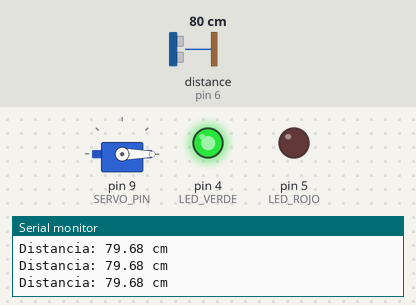
The sketch below on a simulated Arduino Uno, built with avr-gcc and run on an emulated ATmega328P. On the bench: servo, output pins drawn as LEDs (lit = HIGH), the last lines printed to the serial monitor. Wiring (inferred from the names in the program): ultrasonic range finder: trigger pin 7; echo pin 6. The inputs (shaded band) are chosen by the test bench; at power-on: distance to the obstacle (sensor on pin 6) 80 cm. The echo pulse lasts 58.3 µs per cm; pins used as bus, display or sensor lines are not drawn.

Above: at 1.2 s.
1.3 s: distance to the obstacle (sensor on pin 6) set to 23 cm
2.8 s: distance to the obstacle (sensor on pin 6) set to 18 cm
At 4.1 s:
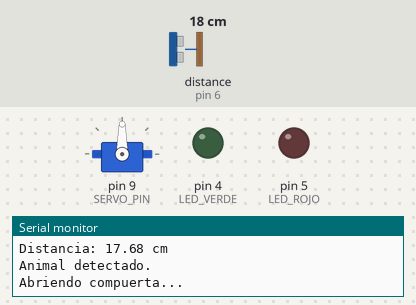
At 6.4 s:
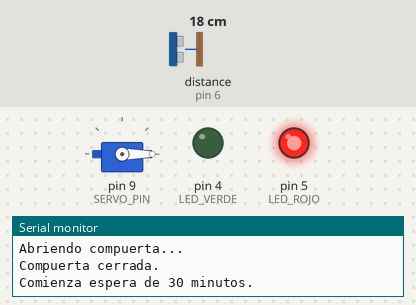
Timing chart, 0 to 7.9 s (numbered marks = the images above; inputs shaded):
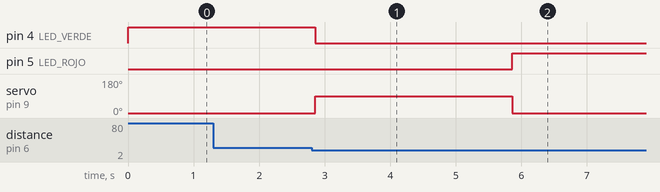

The sketch:

main.ino
```cpp
#include <Servo.h>

// --------------------
// Pines
// --------------------
const int TRIG_PIN = 7;
const int ECHO_PIN = 6;
const int SERVO_PIN = 9;
const int LED_VERDE = 4;
const int LED_ROJO = 5;

// --------------------
// Configuración
// --------------------
const float DISTANCIA_MINIMA = 20.0;
const unsigned long TIEMPO_ABIERTO = 3000;
const unsigned long TIEMPO_ESPERA = 30UL * 60UL * 1000UL;

// --------------------
// Variables
// --------------------
Servo servo;

unsigned long inicioEspera = 0;
bool enEspera = false;

// --------------------
// Configuración inicial
// --------------------
void setup() {
  Serial.begin(9600);

  pinMode(TRIG_PIN, OUTPUT);
  pinMode(ECHO_PIN, INPUT);

  pinMode(LED_VERDE, OUTPUT);
  pinMode(LED_ROJO, OUTPUT);

  servo.attach(SERVO_PIN);

  // Compuerta cerrada
  servo.write(0);

  // Sistema listo
  digitalWrite(LED_VERDE, HIGH);
  digitalWrite(LED_ROJO, LOW);

  Serial.println("Sistema listo para dispensar.");
}

// --------------------
// Medir distancia
// --------------------
float medirDistancia() {

  digitalWrite(TRIG_PIN, LOW);
  delayMicroseconds(2);

  digitalWrite(TRIG_PIN, HIGH);
  delayMicroseconds(10);

  digitalWrite(TRIG_PIN, LOW);

  long duracion = pulseIn(ECHO_PIN, HIGH);

  float distancia = duracion * 0.0343 / 2;

  return distancia;
}

// --------------------
// Abrir y cerrar compuerta
// --------------------
void dispensarAlimento() {

  Serial.println("Animal detectado.");
  Serial.println("Abriendo compuerta...");

  // Apagar LED verde
  digitalWrite(LED_VERDE, LOW);

  // Abrir compuerta
  servo.write(90);

  // Mantener abierta 3 segundos
  delay(TIEMPO_ABIERTO);

  // Cerrar compuerta
  servo.write(0);

  Serial.println("Compuerta cerrada.");

  // Encender LED rojo
  digitalWrite(LED_ROJO, HIGH);

  // Comenzar período de espera
  inicioEspera = millis();
  enEspera = true;

  Serial.println("Comienza espera de 30 minutos.");
}

// --------------------
// Programa principal
// --------------------
void loop() {

  // Si está en período de espera
  if (enEspera) {

    unsigned long tiempoActual = millis();

    if (tiempoActual - inicioEspera >= TIEMPO_ESPERA) {

      // Finalizó el período de espera
      enEspera = false;

      digitalWrite(LED_ROJO, LOW);
      digitalWrite(LED_VERDE, HIGH);

      Serial.println("Fin del período de espera.");
      Serial.println("Sistema listo nuevamente.");
    }

    return;
  }

  // Medir distancia
  float distancia = medirDistancia();

  Serial.print("Distancia: ");
  Serial.print(distancia);
  Serial.println(" cm");

  // Comprobar si hay un animal
  if (distancia > 0 && distancia < DISTANCIA_MINIMA) {
    dispensarAlimento();
  }

  delay(200);
}
```

Measured:
- the behaviour switches between 21 and 20 cm on distance to the obstacle (sensor on pin 6) (found by bisection; images 0 and 1)
- after the input at 2.8 s, pin 4 (LED_VERDE): HIGH → LOW after 0.06 s; pin 5 (LED_ROJO): LOW → HIGH after 3.1 s; servo on pin 9 (SERVO_PIN): 0° → 90° after 0.06 s, → 0° 3.0 s later
